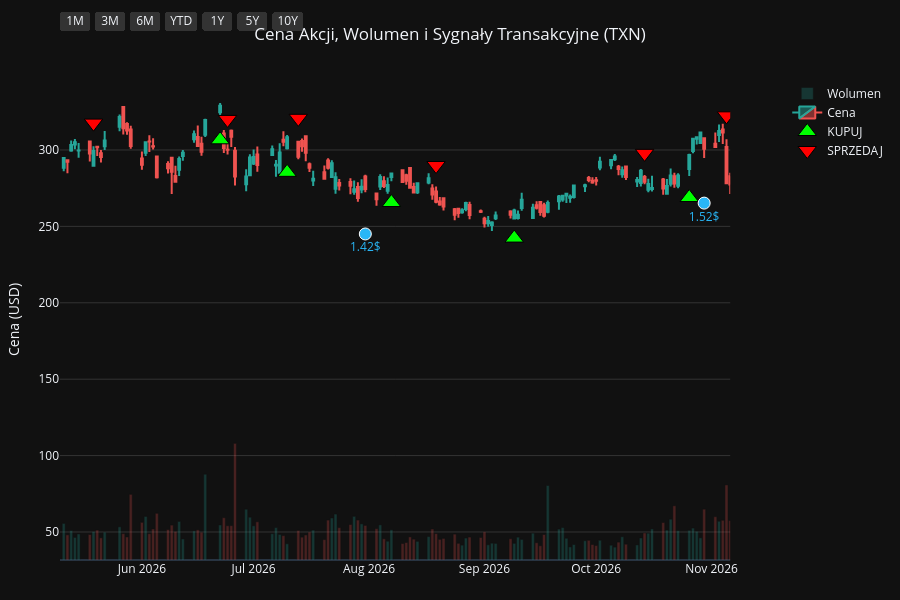
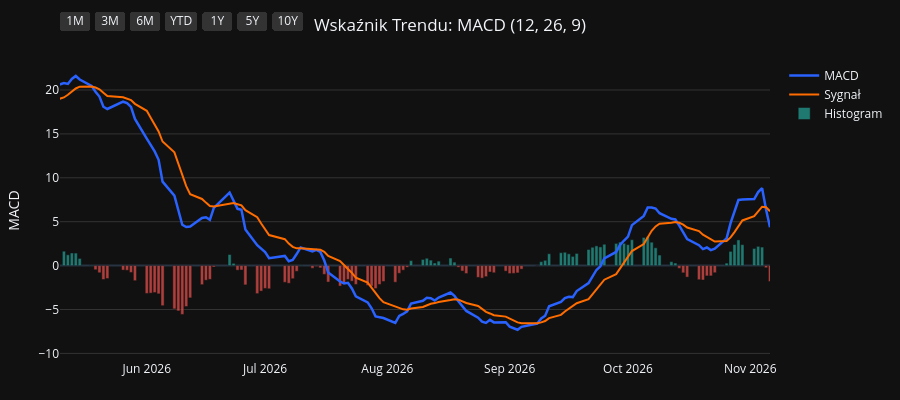
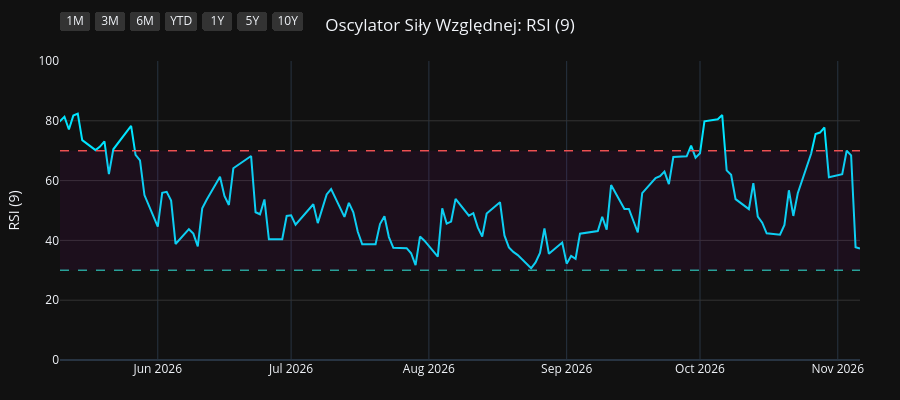
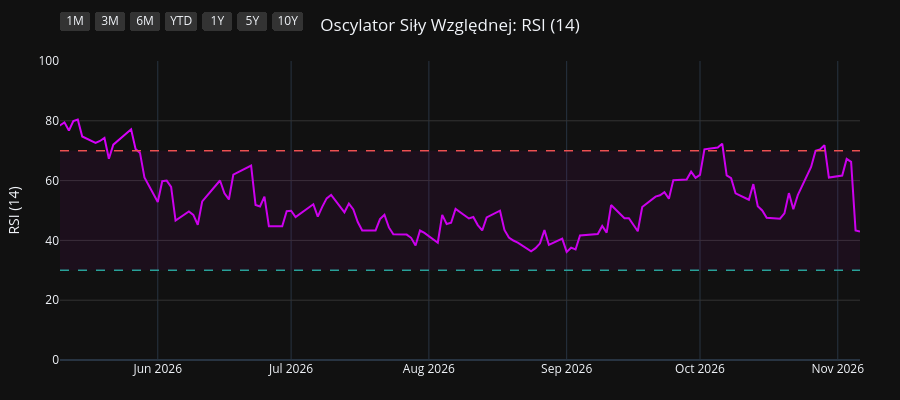

The cell these charts' notebook holds for them, in order:
### Code cell
import os
import yfinance as yf
import pandas as pd
import pandas_ta as ta
import plotly.graph_objects as go
from plotly.subplots import make_subplots

# 1. Pobranie i przygotowanie danych
symbol = os.environ.get("STOCK_TICKER", "").strip().upper()
if not symbol:
    raise RuntimeError("Set STOCK_TICKER before running price_extractor.ipynb")
df = yf.Ticker(symbol).history(period="10y")
df.index = df.index.tz_localize(None)

# Wskaźniki i sygnały
df.ta.macd(fast=12, slow=26, signal=9, append=True)
df.ta.rsi(length=9, append=True)
df.ta.rsi(length=14, append=True)
df.ta.rsi(length=21, append=True)
df.dropna(inplace=True)

macd = df['MACD_12_26_9']
signal = df['MACDs_12_26_9']
wczorajszy_macd = macd.shift(1)
wczorajszy_signal = signal.shift(1)

df['Decyzja'] = 'BRAK'
df.loc[(macd > signal) & (wczorajszy_macd <= wczorajszy_signal), 'Decyzja'] = 'KUPUJ'
df.loc[(macd < signal) & (wczorajszy_macd >= wczorajszy_signal), 'Decyzja'] = 'SPRZEDAJ'

df_kupuj = df[df['Decyzja'] == 'KUPUJ']
df_sprzedaj = df[df['Decyzja'] == 'SPRZEDAJ']
df_dywidendy = df[df['Dividends'] > 0]
df_splity = df[df['Stock Splits'] > 0]

# Wspólna konfiguracja osi X
konfiguracja_osi_x = dict(
    type="date",
    showspikes=True, spikemode="across", spikesnap="cursor", spikedash="dot", spikecolor="#ffffff", spikethickness=1, hoverformat="%Y-%m-%d",
    rangeselector=dict(
        buttons=list([
            dict(count=1, label="1M", step="month", stepmode="backward"),
            dict(count=3, label="3M", step="month", stepmode="backward"),
            dict(count=6, label="6M", step="month", stepmode="backward"),
            dict(count=1, label="YTD", step="year", stepmode="todate"),
            dict(count=1, label="1Y", step="year", stepmode="backward"),
            dict(count=5, label="5Y", step="year", stepmode="backward"),
            dict(step="all", label="10Y")
        ]),
        bgcolor="#333333", activecolor="#2962ff", x=0, y=1.1
    )
)

# ==========================================
# WYKRES 1: CENA + WOLUMEN + SYGNAŁY
# ==========================================
fig1 = make_subplots(specs=[[{"secondary_y": True}]])

kolory_wolumenu = ['#26a69a' if row['Close'] >= row['Open'] else '#ef5350' for index, row in df.iterrows()]
fig1.add_trace(go.Bar(x=df.index, y=df['Volume'], marker_color=kolory_wolumenu, opacity=0.25, name='Wolumen'), secondary_y=True)
fig1.add_trace(go.Candlestick(x=df.index, open=df['Open'], high=df['High'], low=df['Low'], close=df['Close'], name='Cena', increasing_line_color='#26a69a', decreasing_line_color='#ef5350'), secondary_y=False)
fig1.add_trace(go.Scatter(x=df_kupuj.index, y=df_kupuj['Low'] * 0.95, customdata=df_kupuj[['Low', 'High']], mode='markers', marker=dict(symbol='triangle-up', size=16, color='#00ff00', line=dict(width=1, color='black')), name='KUPUJ', hovertemplate='KUPUJ<br>Najniższa: %{customdata[0]:.2f}<br>Najwyższa: %{customdata[1]:.2f}<extra></extra>'), secondary_y=False)
fig1.add_trace(go.Scatter(x=df_sprzedaj.index, y=df_sprzedaj['High'] * 1.05, customdata=df_sprzedaj[['Low', 'High']], mode='markers', marker=dict(symbol='triangle-down', size=16, color='#ff0000', line=dict(width=1, color='black')), name='SPRZEDAJ', hovertemplate='SPRZEDAJ<br>Najniższa: %{customdata[0]:.2f}<br>Najwyższa: %{customdata[1]:.2f}<extra></extra>'), secondary_y=False)

if not df_dywidendy.empty:
    fig1.add_trace(go.Scatter(x=df_dywidendy.index, y=df_dywidendy['Low'] * 0.90, mode='markers+text', marker=dict(symbol='circle', size=12, color='#29b6f6', line=dict(width=1, color='white')), text=df_dywidendy['Dividends'].apply(lambda x: f"{x}$"), textposition="bottom center", name='Dywidenda', showlegend=False, hovertemplate='Dywidenda: %{text}<extra></extra>', textfont=dict(color="#29b6f6")), secondary_y=False)
if not df_splity.empty:
                    fig1.add_trace(go.Scatter(x=df_splity.index, y=df_splity['High'], mode='markers+text', marker=dict(symbol='star', size=16, color='#ffee58', line=dict(width=1, color='black')), text=df_splity['Stock Splits'].apply(lambda x: f"{x:g}:1" if x >= 1 else f"1:{1 / x:g}"), textposition="top center", name='Split', hovertemplate='%{text}<extra></extra>', textfont=dict(color="#ffee58")), secondary_y=False)

fig1.update_layout(title=dict(text=f"Cena Akcji, Wolumen i Sygnały Transakcyjne ({symbol})", x=0.5, xanchor='center'), dragmode='pan', xaxis_rangeslider_visible=False, template='plotly_dark', height=600, hovermode='x unified', margin=dict(l=60, r=40, t=60, b=40))
fig1.update_xaxes(**konfiguracja_osi_x)
fig1.update_xaxes(range=[df.index.max() - pd.Timedelta(days=180), df.index.max()])
fig1.update_yaxes(title_text="Cena (USD)", secondary_y=False, gridcolor='#333333')
fig1.update_yaxes(range=[0, df['Volume'].max() * 4], showgrid=False, showticklabels=False, secondary_y=True)
fig1.show(config={'scrollZoom': True})

# ==========================================
# WYKRES 2: WSKAŹNIK MACD
# ==========================================
fig2 = go.Figure()
fig2.add_trace(go.Scatter(x=df.index, y=df['MACD_12_26_9'], line=dict(color='#2962ff', width=2.5), name='MACD'))
fig2.add_trace(go.Scatter(x=df.index, y=df['MACDs_12_26_9'], line=dict(color='#ff6d00', width=2), name='Sygnał'))
kolory_macd = ['#26a69a' if val >= 0 else '#ef5350' for val in df['MACDh_12_26_9']]
fig2.add_trace(go.Bar(x=df.index, y=df['MACDh_12_26_9'], marker_color=kolory_macd, name='Histogram', opacity=0.7))
fig2.update_layout(title=dict(text="Wskaźnik Trendu: MACD (12, 26, 9)", x=0.5, xanchor='center'), dragmode='pan', xaxis_rangeslider_visible=False, template='plotly_dark', height=400, hovermode='x unified', margin=dict(l=60, r=40, t=60, b=40))
fig2.update_xaxes(**konfiguracja_osi_x)
fig2.update_xaxes(range=[df.index.max() - pd.Timedelta(days=180), df.index.max()])
fig2.update_yaxes(title_text="MACD", gridcolor='#333333')
fig2.show(config={'scrollZoom': True})

# ==========================================
# WYKRES 3: OSCYLATOR RSI (9)
# ==========================================
fig3 = go.Figure()
fig3.add_trace(go.Scatter(x=df.index, y=df['RSI_9'], line=dict(color='#00e5ff', width=2), name='RSI (9)'))
fig3.add_hline(y=70, line_dash="dash", line_color="#ef5350", line_width=1.5)
fig3.add_hline(y=30, line_dash="dash", line_color="#26a69a", line_width=1.5)
fig3.add_hrect(y0=30, y1=70, line_width=0, fillcolor="purple", opacity=0.1)
fig3.update_layout(title=dict(text="Oscylator Siły Względnej: RSI (9)", x=0.5, xanchor='center'), dragmode='pan', xaxis_rangeslider_visible=False, template='plotly_dark', height=400, hovermode='x unified', margin=dict(l=60, r=40, t=60, b=40))
fig3.update_xaxes(**konfiguracja_osi_x)
fig3.update_xaxes(range=[df.index.max() - pd.Timedelta(days=180), df.index.max()])
fig3.update_yaxes(title_text="RSI (9)", range=[0, 100], gridcolor='#333333')
fig3.show(config={'scrollZoom': True})

# ==========================================
# WYKRES 4: OSCYLATOR RSI (14)
# ==========================================
fig4 = go.Figure()
fig4.add_trace(go.Scatter(x=df.index, y=df['RSI_14'], line=dict(color='#d500f9', width=2), name='RSI (14)'))
fig4.add_hline(y=70, line_dash="dash", line_color="#ef5350", line_width=1.5)
fig4.add_hline(y=30, line_dash="dash", line_color="#26a69a", line_width=1.5)
fig4.add_hrect(y0=30, y1=70, line_width=0, fillcolor="purple", opacity=0.1)
fig4.update_layout(title=dict(text="Oscylator Siły Względnej: RSI (14)", x=0.5, xanchor='center'), dragmode='pan', xaxis_rangeslider_visible=False, template='plotly_dark', height=400, hovermode='x unified', margin=dict(l=60, r=40, t=60, b=40))
fig4.update_xaxes(**konfiguracja_osi_x)
fig4.update_xaxes(range=[df.index.max() - pd.Timedelta(days=180), df.index.max()])
fig4.update_yaxes(title_text="RSI (14)", range=[0, 100], gridcolor='#333333')
fig4.show(config={'scrollZoom': True})

# ==========================================
# WYKRES 5: OSCYLATOR RSI (21)
# ==========================================
fig5 = go.Figure()
fig5.add_trace(go.Scatter(x=df.index, y=df['RSI_21'], line=dict(color='#64dd17', width=2), name='RSI (21)'))
fig5.add_hline(y=70, line_dash="dash", line_color="#ef5350", line_width=1.5)
fig5.add_hline(y=30, line_dash="dash", line_color="#26a69a", line_width=1.5)
fig5.add_hrect(y0=30, y1=70, line_width=0, fillcolor="purple", opacity=0.1)
fig5.update_layout(title=dict(text="Oscylator Siły Względnej: RSI (21)", x=0.5, xanchor='center'), dragmode='pan', xaxis_rangeslider_visible=False, template='plotly_dark', height=400, hovermode='x unified', margin=dict(l=60, r=40, t=60, b=40))
fig5.update_xaxes(**konfiguracja_osi_x)
fig5.update_xaxes(range=[df.index.max() - pd.Timedelta(days=180), df.index.max()])
fig5.update_yaxes(title_text="RSI (21)", range=[0, 100], gridcolor='#333333')
fig5.show(config={'scrollZoom': True})

### Figure 1 — Plotly figure (JSON) as saved in the notebook; plotly's stock layout.template omitted (floating-point values rounded to 4 significant figures; data arrays with more than 128 entries replaced by an {"elided": "..."} marker saying what was removed)
{"data": [{"marker": {"color": {"elided": "2481 str values"}}, "name": "Wolumen", "opacity": 0.25, "type": "bar", "x": {"elided": "2481 str values"}, "xaxis": "x", "y": {"elided": "2481 int values"}, "yaxis": "y2"}, {"close": {"elided": "2481 float values"}, "decreasing": {"line": {"color": "#ef5350"}}, "high": {"elided": "2481 float values"}, "increasing": {"line": {"color": "#26a69a"}}, "low": {"elided": "2481 float values"}, "name": "Cena", "open": {"elided": "2481 float values"}, "type": "candlestick", "x": {"elided": "2481 str values"}, "xaxis": "x", "yaxis": "y"}, {"customdata": {"elided": "97x2 float values"}, "hovertemplate": "KUPUJ<br>Najniższa: %{customdata[0]:.2f}<br>Najwyższa: %{customdata[1]:.2f}<extra></extra>", "marker": {"color": "#00ff00", "line": {"color": "black", "width": 1}, "size": 16, "symbol": "triangle-up"}, "mode": "markers", "name": "KUPUJ", "type": "scatter", "x": ["2017-01-11T00:00:00", "2017-01-23T00:00:00", "2017-02-22T00:00:00", "2017-03-01T00:00:00", "2017-04-24T00:00:00", "2017-05-11T00:00:00", "2017-05-26T00:00:00", "2017-07-11T00:00:00", "2017-08-30T00:00:00", "2017-10-20T00:00:00", "2017-11-06T00:00:00", "2017-12-14T00:00:00", "2018-02-23T00:00:00", "2018-04-12T00:00:00", "2018-04-26T00:00:00", "2018-07-10T00:00:00", "2018-08-07T00:00:00", "2018-08-23T00:00:00", "2018-09-21T00:00:00", "2018-11-01T00:00:00", "2018-12-28T00:00:00", "2019-03-18T00:00:00", "2019-04-03T00:00:00", "2019-06-04T00:00:00", "2019-07-23T00:00:00", "2019-08-21T00:00:00", "2019-09-05T00:00:00", "2019-10-15T00:00:00", "2019-11-18T00:00:00", "2019-11-25T00:00:00", "2020-01-09T00:00:00", "2020-01-22T00:00:00", "2020-02-06T00:00:00", "2020-03-25T00:00:00", "2020-05-20T00:00:00", "2020-07-09T00:00:00", "2020-08-07T00:00:00", "2020-09-30T00:00:00", "2020-11-05T00:00:00", "2021-01-07T00:00:00", "2021-02-09T00:00:00", "2021-03-15T00:00:00", "2021-05-20T00:00:00", "2021-06-14T00:00:00", "2021-06-28T00:00:00", "2021-07-12T00:00:00", "2021-07-30T00:00:00", "2021-08-27T00:00:00", "2021-10-19T00:00:00", "2021-11-18T00:00:00", "2021-12-30T00:00:00", "2022-01-03T00:00:00", "2022-01-31T00:00:00", "2022-02-24T00:00:00", "2022-05-17T00:00:00", "2022-06-30T00:00:00", "2022-07-06T00:00:00", "2022-10-04T00:00:00", "2022-10-21T00:00:00", "2023-01-06T00:00:00", "2023-01-31T00:00:00", "2023-03-08T00:00:00", "2023-03-13T00:00:00", "2023-05-15T00:00:00", "2023-06-29T00:00:00", "2023-07-10T00:00:00", "2023-08-23T00:00:00", "2023-08-25T00:00:00", "2023-10-10T00:00:00", "2023-11-02T00:00:00", "2024-01-22T00:00:00", "2024-02-20T00:00:00", "2024-04-24T00:00:00", "2024-07-05T00:00:00", "2024-08-14T00:00:00", "2024-09-23T00:00:00", "2024-10-14T00:00:00", "2024-10-25T00:00:00", "2024-12-24T00:00:00", "2025-02-14T00:00:00", "2025-03-25T00:00:00", "2025-04-24T00:00:00", "2025-06-04T00:00:00", "2025-06-24T00:00:00", "2025-08-12T00:00:00", "2025-09-25T00:00:00", "2025-10-17T00:00:00", "2025-11-11T00:00:00", "2025-11-21T00:00:00", "2026-01-06T00:00:00", "2026-03-25T00:00:00", "2026-03-31T00:00:00", "2026-06-22T00:00:00", "2026-07-10T00:00:00", "2026-08-07T00:00:00", "2026-09-09T00:00:00", "2026-10-26T00:00:00"], "xaxis": "x", "y": [53.95, 54.08, 56.0, 55.91, 58.95, 58.44, 58.93, 57.43, 59.87, 69.39, 72.56, 73.38, 78.24, 76.89, 76.34, 84.45, 85.65, 84.76, 82.78, 70.88, 70.94, 83.65, 85.56, 82.22, 91.65, 96.98, 98.11, 100.9, 91.81, 92.23, 102.0, 103.3, 103.8, 77.75, 91.18, 100.9, 106.1, 112.5, 124.3, 132.9, 140.7, 139.4, 148.7, 152.6, 154.2, 155.1, 154.6, 154.3, 159.1, 157.0, 156.0, 154.8, 146.1, 134.0, 143.3, 126.2, 124.1, 136.9, 129.6, 142.1, 147.9, 148.0, 145.3, 138.4, 150.3, 150.4, 142.2, 142.9, 135.6, 126.5, 152.0, 140.5, 153.2, 175.3, 173.1, 181.5, 184.0, 185.0, 171.5, 164.3, 166.5, 143.7, 172.4, 185.7, 170.7, 166.0, 160.9, 148.1, 142.6, 167.4, 183.0, 176.4, 306.7, 285.4, 265.6, 242.3, 268.9], "yaxis": "y"}, {"customdata": {"elided": "98x2 float values"}, "hovertemplate": "SPRZEDAJ<br>Najniższa: %{customdata[0]:.2f}<br>Najwyższa: %{customdata[1]:.2f}<extra></extra>", "marker": {"color": "#ff0000", "line": {"color": "black", "width": 1}, "size": 16, "symbol": "triangle-down"}, "mode": "markers", "name": "SPRZEDAJ", "type": "scatter", "x": ["2017-01-03T00:00:00", "2017-01-18T00:00:00", "2017-02-02T00:00:00", "2017-02-28T00:00:00", "2017-03-22T00:00:00", "2017-05-01T00:00:00", "2017-05-18T00:00:00", "2017-06-12T00:00:00", "2017-08-10T00:00:00", "2017-10-19T00:00:00", "2017-11-01T00:00:00", "2017-11-07T00:00:00", "2018-01-25T00:00:00", "2018-03-20T00:00:00", "2018-04-23T00:00:00", "2018-06-13T00:00:00", "2018-07-25T00:00:00", "2018-08-10T00:00:00", "2018-09-05T00:00:00", "2018-10-05T00:00:00", "2018-12-07T00:00:00", "2019-02-22T00:00:00", "2019-03-25T00:00:00", "2019-04-29T00:00:00", "2019-07-19T00:00:00", "2019-08-02T00:00:00", "2019-08-23T00:00:00", "2019-09-20T00:00:00", "2019-10-22T00:00:00", "2019-11-20T00:00:00", "2020-01-06T00:00:00", "2020-01-13T00:00:00", "2020-01-24T00:00:00", "2020-02-21T00:00:00", "2020-05-12T00:00:00", "2020-06-15T00:00:00", "2020-07-23T00:00:00", "2020-09-04T00:00:00", "2020-10-21T00:00:00", "2020-12-10T00:00:00", "2021-01-27T00:00:00", "2021-02-22T00:00:00", "2021-04-14T00:00:00", "2021-06-09T00:00:00", "2021-06-16T00:00:00", "2021-07-08T00:00:00", "2021-07-15T00:00:00", "2021-08-12T00:00:00", "2021-09-29T00:00:00", "2021-10-27T00:00:00", "2021-12-14T00:00:00", "2021-12-31T00:00:00", "2022-01-05T00:00:00", "2022-02-07T00:00:00", "2022-04-05T00:00:00", "2022-06-07T00:00:00", "2022-07-01T00:00:00", "2022-08-17T00:00:00", "2022-10-11T00:00:00", "2022-11-29T00:00:00", "2023-01-30T00:00:00", "2023-02-09T00:00:00", "2023-03-10T00:00:00", "2023-04-06T00:00:00", "2023-06-21T00:00:00", "2023-07-07T00:00:00", "2023-07-26T00:00:00", "2023-08-24T00:00:00", "2023-09-08T00:00:00", "2023-10-13T00:00:00", "2024-01-03T00:00:00", "2024-01-25T00:00:00", "2024-03-18T00:00:00", "2024-05-29T00:00:00", "2024-07-23T00:00:00", "2024-09-05T00:00:00", "2024-10-02T00:00:00", "2024-10-15T00:00:00", "2024-11-14T00:00:00", "2025-01-27T00:00:00", "2025-03-06T00:00:00", "2025-03-28T00:00:00", "2025-05-29T00:00:00", "2025-06-18T00:00:00", "2025-07-16T00:00:00", "2025-09-04T00:00:00", "2025-10-10T00:00:00", "2025-10-23T00:00:00", "2025-11-20T00:00:00", "2025-12-18T00:00:00", "2026-02-17T00:00:00", "2026-03-30T00:00:00", "2026-05-19T00:00:00", "2026-06-24T00:00:00", "2026-07-13T00:00:00", "2026-08-19T00:00:00", "2026-10-14T00:00:00", "2026-11-05T00:00:00"], "xaxis": "x", "y": [59.51, 59.94, 61.33, 62.19, 65.11, 64.47, 64.62, 65.95, 66.9, 76.4, 79.85, 81.33, 91.73, 90.82, 83.05, 96.03, 95.01, 93.81, 94.34, 88.47, 81.74, 92.0, 92.71, 99.6, 101.7, 106.9, 107.5, 110.7, 112.7, 101.9, 110.3, 113.2, 117.3, 114.1, 101.9, 109.5, 117.1, 126.2, 132.3, 145.2, 149.4, 158.7, 171.8, 169.7, 171.8, 170.7, 172.5, 171.5, 177.6, 171.0, 174.9, 173.4, 174.8, 158.4, 167.0, 157.3, 140.8, 168.4, 144.6, 163.6, 165.5, 170.6, 165.6, 169.4, 165.3, 168.6, 169.2, 164.4, 158.6, 149.1, 163.1, 166.0, 170.5, 194.2, 199.4, 202.0, 203.4, 206.3, 206.1, 189.2, 194.4, 181.2, 188.6, 202.8, 221.1, 192.2, 184.9, 177.0, 163.6, 183.8, 236.3, 199.3, 317.6, 320.0, 320.7, 289.8, 297.8, 322.4], "yaxis": "y"}, {"hovertemplate": "Dywidenda: %{text}<extra></extra>", "marker": {"color": "#29b6f6", "line": {"color": "white", "width": 1}, "size": 12, "symbol": "circle"}, "mode": "markers+text", "name": "Dywidenda", "showlegend": false, "text": ["0.5$", "0.5$", "0.5$", "0.62$", "0.62$", "0.62$", "0.62$", "0.77$", "0.77$", "0.77$", "0.77$", "0.9$", "0.9$", "0.9$", "0.9$", "1.02$", "1.02$", "1.02$", "1.02$", "1.15$", "1.15$", "1.15$", "1.15$", "1.24$", "1.24$", "1.24$", "1.24$", "1.3$", "1.3$", "1.3$", "1.3$", "1.36$", "1.36$", "1.36$", "1.36$", "1.42$", "1.42$", "1.42$", "1.42$", "1.52$"], "textfont": {"color": "#29b6f6"}, "textposition": "bottom center", "type": "scatter", "x": ["2017-01-27T00:00:00", "2017-04-27T00:00:00", "2017-07-27T00:00:00", "2017-10-30T00:00:00", "2018-01-30T00:00:00", "2018-05-04T00:00:00", "2018-07-30T00:00:00", "2018-10-30T00:00:00", "2019-01-30T00:00:00", "2019-05-03T00:00:00", "2019-07-30T00:00:00", "2019-10-30T00:00:00", "2020-01-30T00:00:00", "2020-05-01T00:00:00", "2020-07-30T00:00:00", "2020-10-29T00:00:00", "2021-01-29T00:00:00", "2021-04-30T00:00:00", "2021-07-23T00:00:00", "2021-10-29T00:00:00", "2022-01-28T00:00:00", "2022-05-06T00:00:00", "2022-07-29T00:00:00", "2022-10-28T00:00:00", "2023-01-30T00:00:00", "2023-05-05T00:00:00", "2023-07-28T00:00:00", "2023-10-30T00:00:00", "2024-01-30T00:00:00", "2024-05-07T00:00:00", "2024-07-31T00:00:00", "2024-10-31T00:00:00", "2025-01-31T00:00:00", "2025-04-30T00:00:00", "2025-07-31T00:00:00", "2025-10-31T00:00:00", "2026-01-30T00:00:00", "2026-05-05T00:00:00", "2026-07-31T00:00:00", "2026-10-30T00:00:00"], "xaxis": "x", "y": [53.7, 55.86, 56.01, 67.51, 77.35, 72.52, 79.25, 64.78, 72.89, 85.04, 93.93, 87.28, 91.38, 82.47, 96.92, 108.0, 126.1, 138.5, 141.6, 145.7, 133.4, 131.4, 138.9, 125.1, 139.5, 131.6, 145.4, 115.7, 135.1, 153.0, 169.1, 171.8, 157.3, 134.3, 157.0, 139.0, 188.9, 245.6, 245.0, 265.2], "yaxis": "y"}], "layout": {"dragmode": "pan", "height": 600, "hovermode": "x unified", "margin": {"b": 40, "l": 60, "r": 40, "t": 60}, "title": {"text": "Cena Akcji, Wolumen i Sygnały Transakcyjne (TXN)", "x": 0.5, "xanchor": "center"}, "xaxis": {"anchor": "y", "domain": [0.0, 0.94], "hoverformat": "%Y-%m-%d", "range": ["2026-05-10T00:00:00", "2026-11-06T00:00:00"], "rangeselector": {"activecolor": "#2962ff", "bgcolor": "#333333", "buttons": [{"count": 1, "label": "1M", "step": "month", "stepmode": "backward"}, {"count": 3, "label": "3M", "step": "month", "stepmode": "backward"}, {"count": 6, "label": "6M", "step": "month", "stepmode": "backward"}, {"count": 1, "label": "YTD", "step": "year", "stepmode": "todate"}, {"count": 1, "label": "1Y", "step": "year", "stepmode": "backward"}, {"count": 5, "label": "5Y", "step": "year", "stepmode": "backward"}, {"label": "10Y", "step": "all"}], "x": 0, "y": 1.1}, "rangeslider": {"visible": false}, "showspikes": true, "spikecolor": "#ffffff", "spikedash": "dot", "spikemode": "across", "spikesnap": "cursor", "spikethickness": 1, "type": "date"}, "yaxis": {"anchor": "x", "domain": [0.0, 1.0], "gridcolor": "#333333", "title": {"text": "Cena (USD)"}}, "yaxis2": {"anchor": "x", "overlaying": "y", "range": [0, 123022800], "showgrid": false, "showticklabels": false, "side": "right"}}}

### Figure 2 — Plotly figure (JSON) as saved in the notebook; plotly's stock layout.template omitted (floating-point values rounded to 4 significant figures; data arrays with more than 128 entries replaced by an {"elided": "..."} marker saying what was removed)
{"data": [{"line": {"color": "#2962ff", "width": 2.5}, "name": "MACD", "type": "scatter", "x": {"elided": "2481 str values"}, "y": {"elided": "2481 float values"}}, {"line": {"color": "#ff6d00", "width": 2}, "name": "Sygnał", "type": "scatter", "x": {"elided": "2481 str values"}, "y": {"elided": "2481 float values"}}, {"marker": {"color": {"elided": "2481 str values"}}, "name": "Histogram", "opacity": 0.7, "type": "bar", "x": {"elided": "2481 str values"}, "y": {"elided": "2481 float values"}}], "layout": {"dragmode": "pan", "height": 400, "hovermode": "x unified", "margin": {"b": 40, "l": 60, "r": 40, "t": 60}, "title": {"text": "Wskaźnik Trendu: MACD (12, 26, 9)", "x": 0.5, "xanchor": "center"}, "xaxis": {"hoverformat": "%Y-%m-%d", "range": ["2026-05-10T00:00:00", "2026-11-06T00:00:00"], "rangeselector": {"activecolor": "#2962ff", "bgcolor": "#333333", "buttons": [{"count": 1, "label": "1M", "step": "month", "stepmode": "backward"}, {"count": 3, "label": "3M", "step": "month", "stepmode": "backward"}, {"count": 6, "label": "6M", "step": "month", "stepmode": "backward"}, {"count": 1, "label": "YTD", "step": "year", "stepmode": "todate"}, {"count": 1, "label": "1Y", "step": "year", "stepmode": "backward"}, {"count": 5, "label": "5Y", "step": "year", "stepmode": "backward"}, {"label": "10Y", "step": "all"}], "x": 0, "y": 1.1}, "rangeslider": {"visible": false}, "showspikes": true, "spikecolor": "#ffffff", "spikedash": "dot", "spikemode": "across", "spikesnap": "cursor", "spikethickness": 1, "type": "date"}, "yaxis": {"gridcolor": "#333333", "title": {"text": "MACD"}}}}

### Figure 3 — Plotly figure (JSON) as saved in the notebook; plotly's stock layout.template omitted (floating-point values rounded to 4 significant figures; data arrays with more than 128 entries replaced by an {"elided": "..."} marker saying what was removed)
{"data": [{"line": {"color": "#00e5ff", "width": 2}, "name": "RSI (9)", "type": "scatter", "x": {"elided": "2481 str values"}, "y": {"elided": "2481 float values"}}], "layout": {"dragmode": "pan", "height": 400, "hovermode": "x unified", "margin": {"b": 40, "l": 60, "r": 40, "t": 60}, "shapes": [{"line": {"color": "#ef5350", "dash": "dash", "width": 1.5}, "type": "line", "x0": 0, "x1": 1, "xref": "x domain", "y0": 70, "y1": 70, "yref": "y"}, {"line": {"color": "#26a69a", "dash": "dash", "width": 1.5}, "type": "line", "x0": 0, "x1": 1, "xref": "x domain", "y0": 30, "y1": 30, "yref": "y"}, {"fillcolor": "purple", "line": {"width": 0}, "opacity": 0.1, "type": "rect", "x0": 0, "x1": 1, "xref": "x domain", "y0": 30, "y1": 70, "yref": "y"}], "title": {"text": "Oscylator Siły Względnej: RSI (9)", "x": 0.5, "xanchor": "center"}, "xaxis": {"hoverformat": "%Y-%m-%d", "range": ["2026-05-10T00:00:00", "2026-11-06T00:00:00"], "rangeselector": {"activecolor": "#2962ff", "bgcolor": "#333333", "buttons": [{"count": 1, "label": "1M", "step": "month", "stepmode": "backward"}, {"count": 3, "label": "3M", "step": "month", "stepmode": "backward"}, {"count": 6, "label": "6M", "step": "month", "stepmode": "backward"}, {"count": 1, "label": "YTD", "step": "year", "stepmode": "todate"}, {"count": 1, "label": "1Y", "step": "year", "stepmode": "backward"}, {"count": 5, "label": "5Y", "step": "year", "stepmode": "backward"}, {"label": "10Y", "step": "all"}], "x": 0, "y": 1.1}, "rangeslider": {"visible": false}, "showspikes": true, "spikecolor": "#ffffff", "spikedash": "dot", "spikemode": "across", "spikesnap": "cursor", "spikethickness": 1, "type": "date"}, "yaxis": {"gridcolor": "#333333", "range": [0, 100], "title": {"text": "RSI (9)"}}}}

### Figure 4 — Plotly figure (JSON) as saved in the notebook; plotly's stock layout.template omitted (floating-point values rounded to 4 significant figures; data arrays with more than 128 entries replaced by an {"elided": "..."} marker saying what was removed)
{"data": [{"line": {"color": "#d500f9", "width": 2}, "name": "RSI (14)", "type": "scatter", "x": {"elided": "2481 str values"}, "y": {"elided": "2481 float values"}}], "layout": {"dragmode": "pan", "height": 400, "hovermode": "x unified", "margin": {"b": 40, "l": 60, "r": 40, "t": 60}, "shapes": [{"line": {"color": "#ef5350", "dash": "dash", "width": 1.5}, "type": "line", "x0": 0, "x1": 1, "xref": "x domain", "y0": 70, "y1": 70, "yref": "y"}, {"line": {"color": "#26a69a", "dash": "dash", "width": 1.5}, "type": "line", "x0": 0, "x1": 1, "xref": "x domain", "y0": 30, "y1": 30, "yref": "y"}, {"fillcolor": "purple", "line": {"width": 0}, "opacity": 0.1, "type": "rect", "x0": 0, "x1": 1, "xref": "x domain", "y0": 30, "y1": 70, "yref": "y"}], "title": {"text": "Oscylator Siły Względnej: RSI (14)", "x": 0.5, "xanchor": "center"}, "xaxis": {"hoverformat": "%Y-%m-%d", "range": ["2026-05-10T00:00:00", "2026-11-06T00:00:00"], "rangeselector": {"activecolor": "#2962ff", "bgcolor": "#333333", "buttons": [{"count": 1, "label": "1M", "step": "month", "stepmode": "backward"}, {"count": 3, "label": "3M", "step": "month", "stepmode": "backward"}, {"count": 6, "label": "6M", "step": "month", "stepmode": "backward"}, {"count": 1, "label": "YTD", "step": "year", "stepmode": "todate"}, {"count": 1, "label": "1Y", "step": "year", "stepmode": "backward"}, {"count": 5, "label": "5Y", "step": "year", "stepmode": "backward"}, {"label": "10Y", "step": "all"}], "x": 0, "y": 1.1}, "rangeslider": {"visible": false}, "showspikes": true, "spikecolor": "#ffffff", "spikedash": "dot", "spikemode": "across", "spikesnap": "cursor", "spikethickness": 1, "type": "date"}, "yaxis": {"gridcolor": "#333333", "range": [0, 100], "title": {"text": "RSI (14)"}}}}
